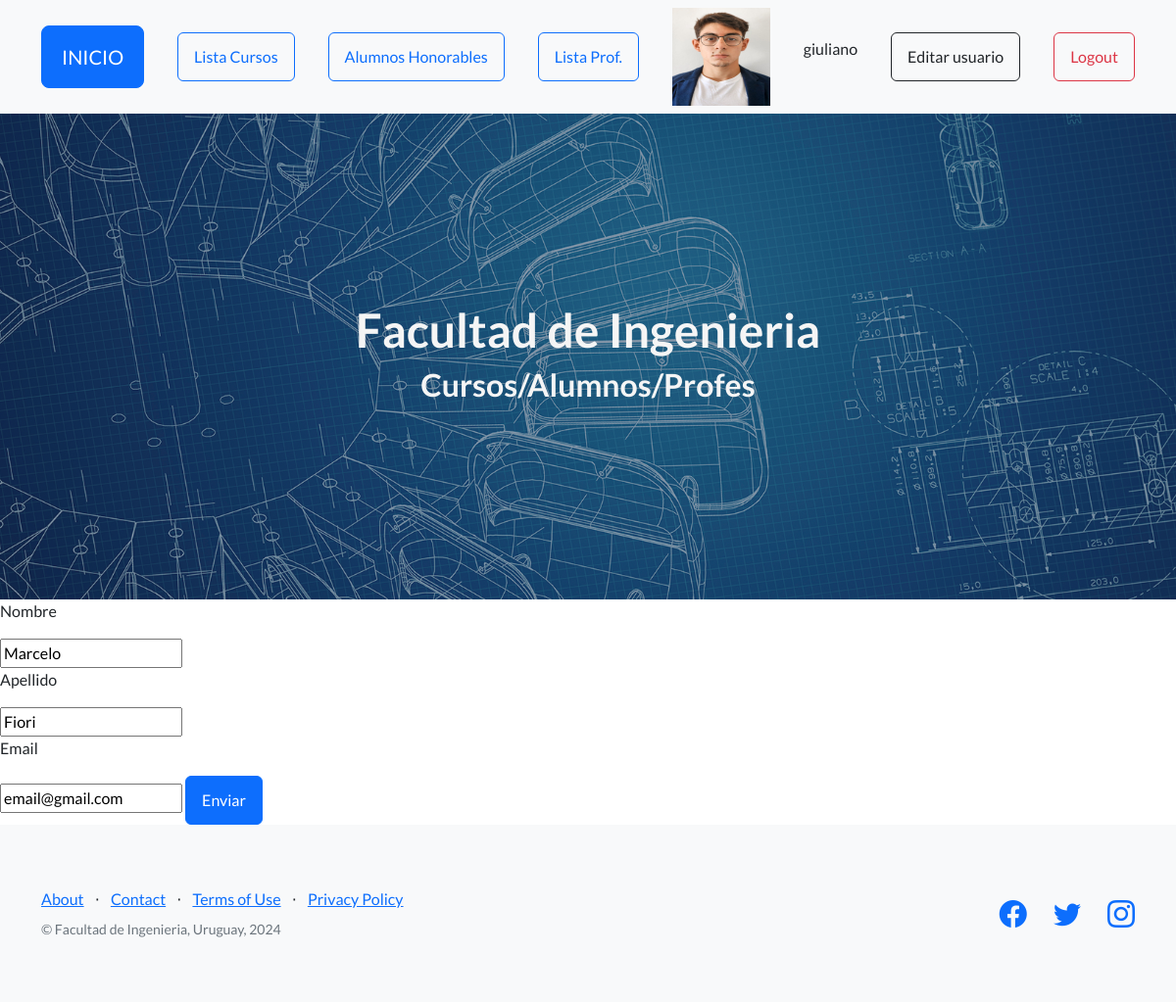
Page /AppCoder/editar_profesor/1 (signed in) on the committed database.
### AppCoder/models.py (models this page shows, shortened)
class Profesor(models.Model):
    nombre = models.CharField(max_length=40)
    apellido = models.CharField(max_length=40)
    email = models.EmailField()

### AppCoder/views.py (the view)
# urls.py: path("editar_profesor/<int:id>" , views.editar_profesor , name="editar_profesor"),
def editar_profesor(request , id):
    avatares = Avatar.objects.filter(user=request.user.id)
    profesor = Profesor.objects.get(id=id)
    if request.method == "POST":
        mi_formulario = Profesor_formulario( request.POST )
        if mi_formulario.is_valid():
            datos = mi_formulario.cleaned_data
            profesor.nombre = datos["nombre"]
            profesor.apellido = datos["apellido"]
            profesor.email = datos["email"]
            profesor.save()
            profesor = Profesor.objects.all()
            return render(request , "ver_profesores.html" , {"profesores":profesor, 'url': avatares[0].imagen.url if avatares.exists() else None})
    else:
        mi_formulario = Profesor_formulario(initial={"nombre":profesor.nombre , "apellido":profesor.apellido, "email":profesor.email})
    return render( request , "editar_profesor.html" , {"mi_formulario": mi_formulario , "profesores":profesor, 'url': avatares[0].imagen.url if avatares.exists() else None})

### AppCoder/forms.py
class Profesor_formulario(forms.Form):
    nombre = forms.CharField(max_length=15)
    apellido = forms.CharField(max_length=15)
    email = forms.EmailField()

### AppCoder/template/editar_profesor.html (shortened to what this page needs)
{% extends "padre.html" %}
{% load static %}
{% block contenido %}
<form action="" method="POST">
    <p>Nombre</p>
    {{mi_formulario.nombre}}
    <p>Apellido</p>
    {{mi_formulario.apellido}}
    <p>Email</p>
    {{mi_formulario.email}}
    <button class="btn btn-primary">Enviar</button>
</form>
{% endblock %}

### AppCoder/template/padre.html (shortened to what this page needs)
<!DOCTYPE html>
<html lang="en">
<head>
    {% load static %}
    <link href="https://cdn.jsdelivr.net/npm/bootstrap-icons@1.5.0/font/bootstrap-icons.css" rel="stylesheet"
        type="text/css" />
    <link href="{% static 'AppCoder/css/styles.css' %}" rel="stylesheet" />
</head>
<body>
    <nav class="navbar navbar-light bg-light static-top">
        <div class="container">
            <a class="btn btn-primary btn-lg" href="{% url 'home' %}">INICIO</a>
            <a class="btn btn-outline-primary" href="{% url 'cursos' %}"">Lista Cursos</a>
            <a class=" btn btn-outline-primary" href="{% url 'ver_alumnos' %}">Alumnos Honorables</a>
            <a class="btn btn-outline-primary" href="{% url 'ver_profesores' %}">Lista Prof.</a>
            {% if request.user.is_authenticated %}
            <img src="{{url}}" alt="" width="100px" height="100px">
            <p>{{user.username}}</p>
            <a href="{% url 'EditarPerfil' %}" class="btn btn-outline-dark">Editar usuario</a>
            {% endif %}
            {% if request.user.is_authenticated %}
            <form method="post" action="{% url 'Logout' %}">
                <button type="submit" class="btn btn-outline-danger">Logout</button>
            </form>
            {% endif %}
        </div>
    </nav>
    <header class="masthead">
        <div class="container position-relative">
            <h1 class="text-center" style="color:whitesmoke">Facultad de Ingenieria</h1>
            <h2 class="text-center" style="color: whitesmoke">Cursos/Alumnos/Profes </h2>
        </div>
    </header>
    {% block contenido %}
    {% endblock %}
    <footer class="footer bg-light">
        <div class="container">
            <div class="row">
                <div class="col-lg-6 h-100 text-center text-lg-start my-auto">
                    <ul class="list-inline mb-2">
                        <li class="list-inline-item"><a href="#!">About</a></li>
                        <li class="list-inline-item">⋅</li>
                        <li class="list-inline-item"><a href="#!">Contact</a></li>
                        <li class="list-inline-item">⋅</li>
                        <li class="list-inline-item"><a href="#!">Terms of Use</a></li>
                        <li class="list-inline-item">⋅</li>
                        <li class="list-inline-item"><a href="#!">Privacy Policy</a></li>
                    </ul>
                    <p class="text-muted small mb-4 mb-lg-0">&copy; Facultad de Ingenieria, Uruguay, 2024</p>
                </div>
                <div class="col-lg-6 h-100 text-center text-lg-end my-auto">
                    <ul class="list-inline mb-0">
                        <li class="list-inline-item me-4">
                            <a href="#!"><i class="bi-facebook fs-3"></i></a>
                        </li>
                        <li class="list-inline-item me-4">
                            <a href="#!"><i class="bi-twitter fs-3"></i></a>
                        </li>
                        <li class="list-inline-item">
                            <a href="#!"><i class="bi-instagram fs-3"></i></a>
                        </li>
                    </ul>
                </div>
            </div>
        </div>
    </footer>
</body>
</html>

### rows in the picture
Profesor: nombre "Marcelo", apellido "Fiori", email "email@gmail.com"

### other values in the picture
{{ user.username }} "giuliano"
